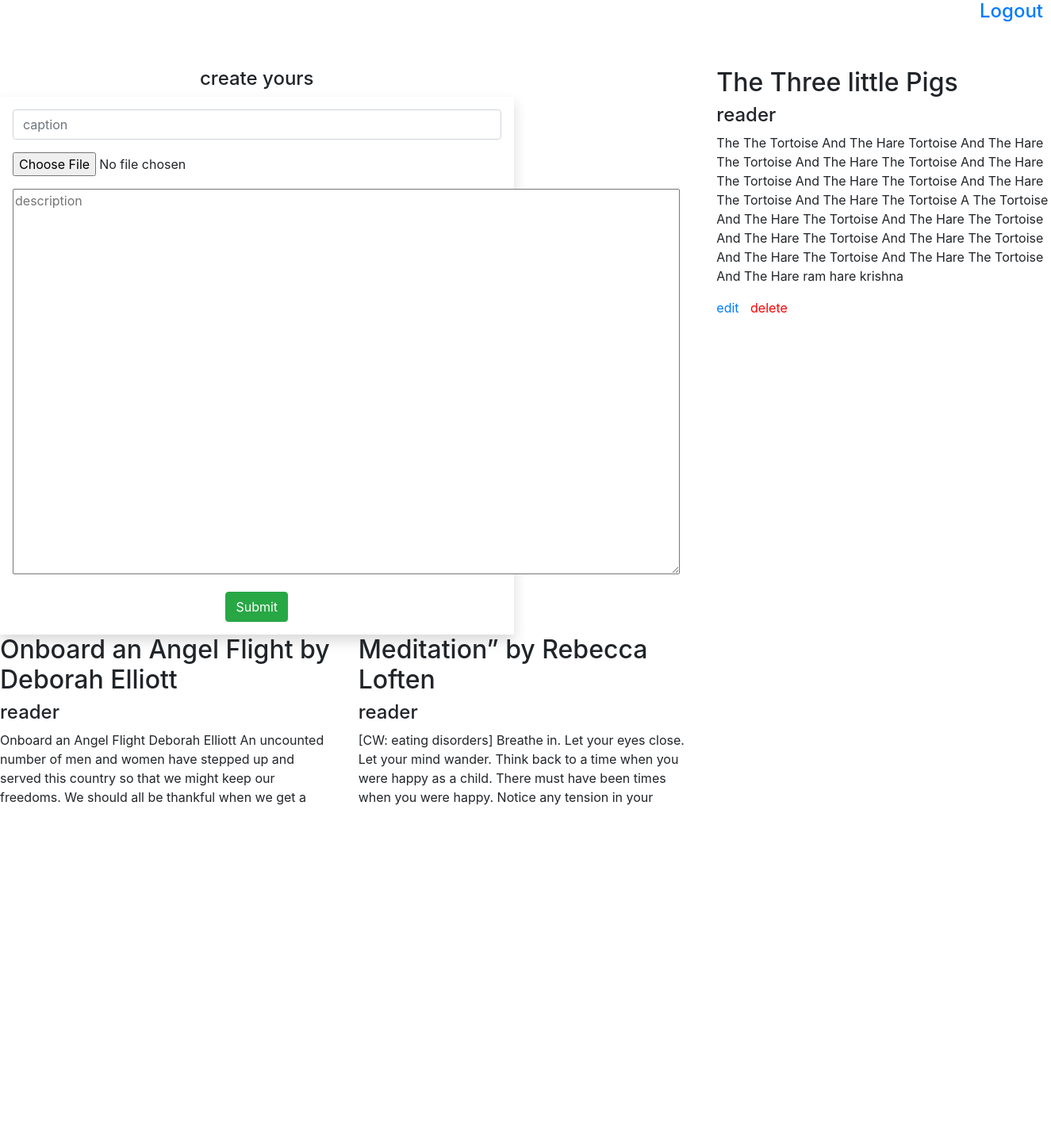
Page /crstory (signed in) on the committed database.
### story_app/models.py (models this page shows)
class story_teller(models.Model):
    caption=models.CharField(max_length=50)
    storyteller=models.ForeignKey(User,on_delete=models.CASCADE)
    image=models.URLField()
    desc=models.TextField()

### story_app/views.py (the view, shortened to what this page needs)
# urls.py: path('crstory',views.crstory,name='crstory'),
def crstory(request):
    story = story_teller.objects.filter(storyteller=request.user)
    print(request.user)
    return render(request,"crstory.html",{"story":story})

### templates/crstory.html (shortened to what this page needs)
{% extends 'base.html' %}
{% load static %}
{% block content %}
<div class="row">
    <h4 style="margin-left:1250px;color:red;"><a href="{% url 'logout' %}">Logout</a></h4>
</div>
<br>
<br>
<div class="row">
    <div class="col-md-6">
        <center><h4>create yours</h4></center>
        <form method="post" class="p-3 shadow" enctype="multipart/form-data">
    <div class="form-group">
    <input type="text" name="caption" class="form-control" placeholder="caption">
    </div>
    <div class="form-group">
    <input name="myfile" type="file">
    </div>
    <div class="form-group">
    <textarea name="desc" cols="80" rows="20" placeholder="description"></textarea>
    </div>
            <center><input type="submit" class="btn btn-success"></center>
</form>
    </div>
    <div class="col-md-2">
    </div>
    {% for i in story %}
    <div class="col-md-4">
        <div class="form-group" style="display:inline;">
						<h2>{{i.caption}}</h2>
					</div>
					<div class="form-group">
						<h4>{{i.storyteller}}</h4>
						<p>{{i.desc}}</p>
					</div>
        <a href="{% url 'updatestory' i.id %}">edit</a>
        <a style="padding-left:10px; color:red" href="{% url 'deletestory' i.id %}">delete</a>
    </div>
    {% endfor %}
</div>
<br>
{% endblock %}

### templates/base.html (shortened to what this page needs)
{% load static %}
<!DOCTYPE html>
<html lang="en">
<head>
    <link rel="stylesheet" href="https://stackpath.bootstrapcdn.com/bootstrap/4.1.3/css/bootstrap.min.css">
    <link rel="stylesheet" href="{% static 'style.css' %}">
</head>
<body>
{% block content %}
{% endblock %}
</body>
</html>

### rows in the picture
story_teller: caption "The Three little Pigs", storyteller "reader", desc "The The Tortoise And The Hare Tortoise And The Hare The Tortoise And The Hare The Tortoise And The Hare The Tortoise And The Hare The Tortoise And The Hare The Tortoise And The Hare The Tortoise A The Tortoise And The Hare The Tortoise And The Hare The Tortoise And The Hare The Tortoise And The Hare The Tortoise And The Hare The Tortoise And The Hare The Tortoise And The Hare ram hare krishna"
story_teller: caption "Onboard an Angel Flight by Deborah Elliott", storyteller "reader", desc "Onboard an Angel Flight Deborah Elliott An uncounted number of men and women have stepped up and served this country so that we might keep our freedoms. We should all be thankful when we get a chance to repay them. The story below is fictional, but the service that brings fallen soldiers home is real. Let us all give thanks. Onboard an Angel Flight Deborah Elliott An uncounted number of men and women have stepped up and served this country so that we might keep our freedoms. We should all be thankful when we get a chance to repay them. The story below is fictional, but the service that brings fallen soldiers home is real. Let us all give thanks. Onboard an Angel Flight Deborah Elliott An…"
story_teller: caption "Meditation” by Rebecca Loften", storyteller "reader", desc "[CW: eating disorders] Breathe in. Let your eyes close. Let your mind wander. Think back to a time when you were happy as a child. There must have been times when you were happy. Notice any tension in your forehead. Relax the muscles between your eyebrows. The time when you were three and your parents took you to a water par... [CW: eating disorders] Breathe in. Let your eyes close. Let your mind wander. Think back to a time when you were happy as a child. There must have been times when you were happy. Notice any tension in your forehead. Relax the muscles between your eyebrows. The time when you were three and your parents took you to a water par..."
